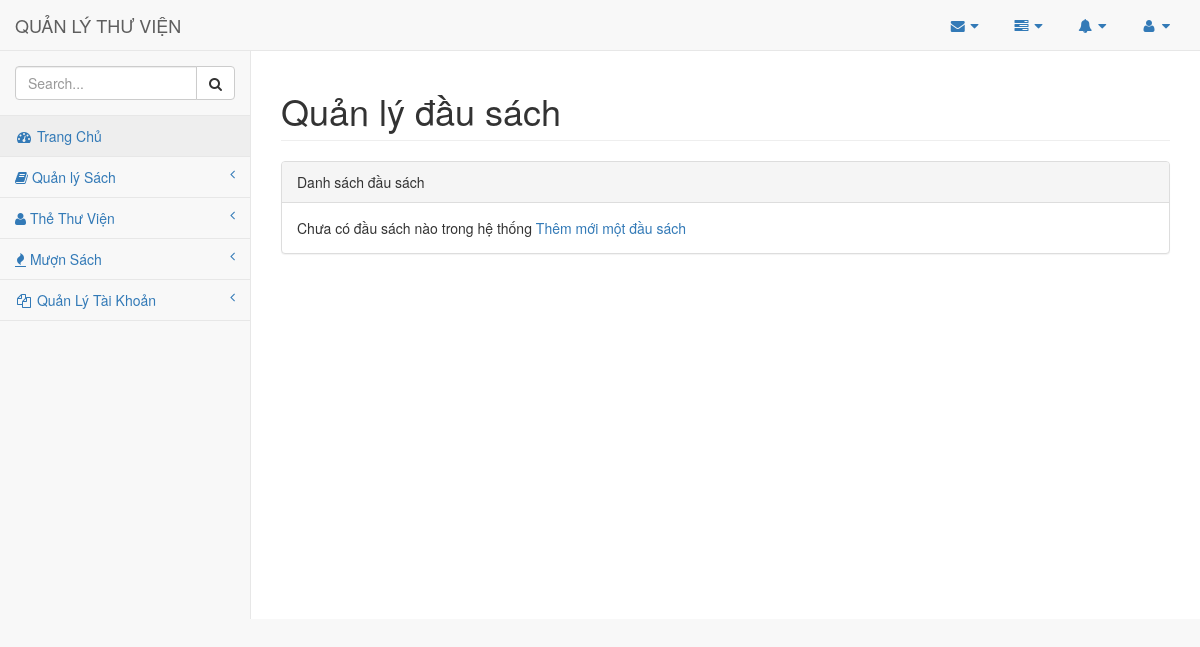
The app's page /index.php (signed in), older data.
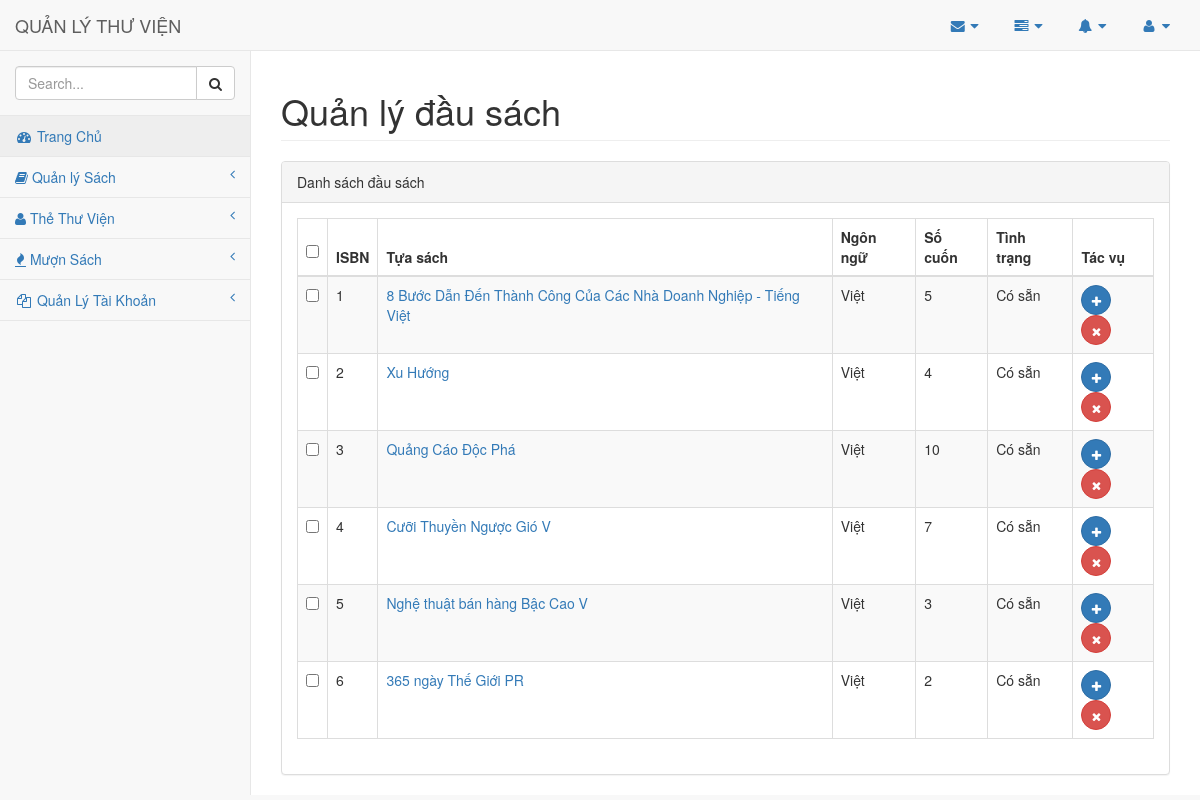
The same page, newer data.
### tables this page shows
CREATE TABLE `dausach` (
  `isbn` int(11) NOT NULL,
  `ma_tuasach` int(11) NOT NULL,
  `ngonngu` varchar(15) NOT NULL,
  `bia` varchar(255) NOT NULL,
  `trangthai` varchar(1) NOT NULL
);

### index.php (called while the page is built, shortened)
<?php
	require_once("View/header.php");
	$view = isset($_GET['act']) ? $_GET['act']:'dausach_list';
	$module = 'module/'.$view.'.php';
	require($module);
	require_once("view/footer.php");
	?>

### inc/class_dau_sach.php (called while the page is built, shortened)
<?php
Class DauSach{
	protected $conn;
	static $instance;
	function __construct() {
		global $conn;
		$this->conn 	= $conn;
	}
	static function getInstance(){
        if(self::$instance !== null){
            return self::$instance;
        }
        self::$instance = new DauSach();
        return self::$instance;
    }
	function demSoLuong($isbn){
		$sql = "SELECT count(isbn) FROM cuonsach WHERE isbn = {$isbn}";
		$result = $this->conn->query($sql);
		$row = mysqli_fetch_row($result);
		return $row[0];
	}
	public static function listDauSach($select_all = 0, $posts_per_age = 10, $current_page = 1) {
		global $conn;
		if($select_all){
			$sql ="SELECT * FROM dausach";
			$result = $conn->query($sql);
			if ($result && $result->num_rows > 0) {
				return $result;
			}
			return 0;
		} else {
			$offset = $posts_per_age * ($current_page - 1);
			$sql ="SELECT * FROM dausach LIMIT {$posts_per_age} OFFSET {$offset}";
			$result = $conn->query($sql);
			if ($result && $result->num_rows > 0) {
				return $result;
			}
			return 0;
		}
	}
}

### inc/main.php (called while the page is built, shortened)
			<?php
	function get_ngon_ngu($ma_ngon_ngu){
		switch ($ma_ngon_ngu) {
			default:
				return 'Việt';
				break;
		}
	}
function demSoLuongDauSach($isbn){
	$dausach = DauSach::getInstance();
	return $dausach->demSoLuong($isbn);
}

### module/dausach_list.php (the view, shortened to what this page needs)
<div id="page-wrapper">
    <div class="row">
        <div class="col-lg-12">
            <h1 class="page-header">Quản lý đầu sách</h1>
        </div>
    </div>
    <div class="row">
        <div class="col-lg-12">
            <div class="panel panel-default">
                <div class="panel-heading">
                    Danh sách đầu sách
                </div>
                <div class="panel-body">
                    <div class="table-responsive">
                    <?php
$total = DauSach::listDauSach($select_all = 1);
if( !empty($total) ){
	$url           = 'act=dausach_list&';
    $current_page = isset($_GET['page']) ? $_GET['page'] : 1;
    $posts_per_page = 10;
	$result = DauSach::listDauSach($select_all = 0, $posts_per_page, $current_page );
	?>
                         <table class="table table-striped table-bordered table-hover">
		<thead>
		<tr>
			<th><label for="selectall"> <input class ="checkbox selectall" id= "selectall" type="checkbox" /></label></th>
			<th> ISBN</th>
			<th> Tựa sách </th>
			<th> Ngôn ngữ </th>
			<th> Số cuốn</th>
			<th> Tình trạng </td>
			<th> Tác vụ </th>
		</tr>
		</thead>
                             <tbody>
		<?php
			while( $row = $result->fetch_assoc() ) {
				$isbn 		= $row['isbn'];
			    $ngonngu    = $row['ngonngu'];
				$trangthai 	= ($row['trangthai'] == 1)  ?  'Có sẵn' :'Hết';
				?>
				<tr>
					<td><input class="checkbox" id="checkbox" type="checkbox" /></td>
					<td><?php echo $isbn; ?></td>
					<td><a class="text-inline" href="?act=dausach_chitiet&id=<?php echo $isbn?>"><?php echo $row['bia']; ?></a></td>
					<td><?php echo get_ngon_ngu($ngonngu); ?></td>
					<td><?php echo demSoLuongDauSach($isbn); ?></td>
					<td><?php echo $trangthai; ?></td>
					<td>
						<a class="btn btn-primary btn-circle" href="?act=dausach_frm_add&id=<?php echo $isbn; ?>">
						<i class="fa fa-plus"></i></a>
						<a class="btn btn-danger btn-circle" href="<?php echo $url;?>page=<?php echo $current_page;?>&del=<?php echo $isbn;?>"><i class="fa fa-times"></i></a>
					</td>
				</tr>
				<?php
			}
		?>
                             </tbody>
                         </table>
	<?php
} else {
    echo 'Chưa có đầu sách nào trong hệ thống';
    ?>
    <a href="?act=dausach_frm_add"> Thêm mới một đầu sách</a>
    <?php
}
?>
                    </div>
                </div>
            </div>
        </div>
    </div>
</div>

### view/header.php (shortened to what this page needs)
<!DOCTYPE html>
<html lang="en">
<head>
    <link href="vendor/bootstrap/css/bootstrap.min.css" rel="stylesheet">
    <link href="vendor/metisMenu/metisMenu.min.css" rel="stylesheet">
    <link href="assest/css/sb-admin-2.min.css" rel="stylesheet">
    <link href="vendor/morrisjs/morris.css" rel="stylesheet">
    <link href="vendor/font-awesome/css/font-awesome.min.css" rel="stylesheet" type="text/css">
</head>
<body>
    <div id="wrapper">
        <nav class="navbar navbar-default navbar-static-top" role="navigation" style="margin-bottom: 0">
            <div class="navbar-header">
                <a class="navbar-brand" href="index.html">QUẢN LÝ THƯ VIỆN</a>
            </div>
            <ul class="nav navbar-top-links navbar-right">
                <li class="dropdown">
                    <a class="dropdown-toggle" data-toggle="dropdown" href="#">
                        <i class="fa fa-envelope fa-fw"></i> <i class="fa fa-caret-down"></i>
                    </a>
                </li>
                <li class="dropdown">
                    <a class="dropdown-toggle" data-toggle="dropdown" href="#">
                        <i class="fa fa-tasks fa-fw"></i> <i class="fa fa-caret-down"></i>
                    </a>
                </li>
                <li class="dropdown">
                    <a class="dropdown-toggle" data-toggle="dropdown" href="#">
                        <i class="fa fa-bell fa-fw"></i> <i class="fa fa-caret-down"></i>
                    </a>
                </li>
                <li class="dropdown">
                    <a class="dropdown-toggle" data-toggle="dropdown" href="#">
                        <i class="fa fa-user fa-fw"></i> <i class="fa fa-caret-down"></i>
                    </a>
                </li>
            </ul>
			<?php require_once("sidebar.php");?>
        </nav>

### view/sidebar.php (shortened to what this page needs)
      <div class="navbar-default sidebar" role="navigation">
          <div class="sidebar-nav navbar-collapse">
              <ul class="nav" id="side-menu">
                  <li class="sidebar-search">
                      <div class="input-group custom-search-form">
                          <input type="text" class="form-control" placeholder="Search...">
                          <span class="input-group-btn">
                          <button class="btn btn-default" type="button">
                              <i class="fa fa-search"></i>
                          </button>
                      </span>
                      </div>
                  </li>
                  <li>
                      <a href="index.php"><i class="fa fa-dashboard fa-fw"></i> Trang Chủ</a>
                  </li>
                  <li>
                      <a href="#"><i class="fa fa-book"></i> Quản lý Sách<span class="fa arrow"></span></a>
                  </li>
                  <li>
                      <a href="#"><i class="fa fa-user"></i> Thẻ Thư Viện<span class="fa arrow"></span></a>
                  </li>
<li>
                      <a href="#"><i class="fa fa-fire"></i> Mượn Sách<span class="fa arrow"></span></a>
                  </li>
                  <li>
                      <a href="#"><i class="fa fa-files-o fa-fw"></i> Quản Lý Tài Khoản<span class="fa arrow"></span></a>
                  </li>
              </ul>
          </div>
      </div>

### view/footer.php (shortened to what this page needs)
    </div>
</body>
</html>

Row changes from the older to the newer data that the page shows:
added dausach: isbn "1", bia "8 Bước Dẫn Đến Thành Công Của Các Nhà Doanh Nghiệp - Tiếng Việt", ngonngu "Việt", isbn "5", trangthai "Có sẵn"
added dausach: isbn "2", bia "Xu Hướng", ngonngu "Việt", isbn "4", trangthai "Có sẵn"
added dausach: isbn "3", bia "Quảng Cáo Độc Phá", ngonngu "Việt", isbn "10", trangthai "Có sẵn"
added dausach: isbn "4", bia "Cưỡi Thuyền Ngược Gió V", ngonngu "Việt", isbn "7", trangthai "Có sẵn"
added dausach: isbn "5", bia "Nghệ thuật bán hàng Bậc Cao V", ngonngu "Việt", isbn "3", trangthai "Có sẵn"
added dausach: isbn "6", bia "365 ngày Thế Giới PR", ngonngu "Việt", isbn "2", trangthai "Có sẵn"
Text that changed along with them:
form field value: (not shown) → "☐"
text no longer shown: "Chưa có đầu sách nào trong hệ thống Thêm mới một đầu sách"
text now shown: "ISBN Tựa sách Ngôn ngữ Số cuốn Tình trạng Tác vụ"
